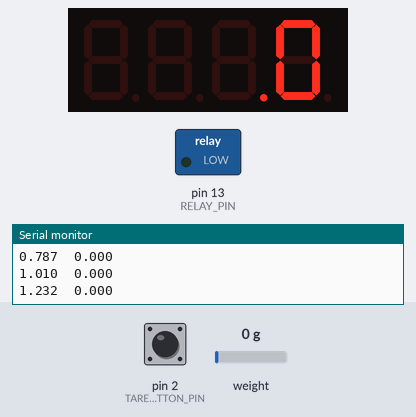
Simulated run of this sketch. Board: Arduino Uno, built with avr-gcc and run on an emulated ATmega328P. Shown: 4-digit seven-segment display, switched loads named in the sketch (green lamp = pin HIGH), the last lines printed to the serial monitor. The test bench sets the inputs (shaded band); at power-on: weight on the scale 0 g, pin 2 (TARE_BUTTON_PIN) HIGH.

Above: at 1.3 s.
1.4 s: weight on the scale set to 3750 g
At 1.9 s:
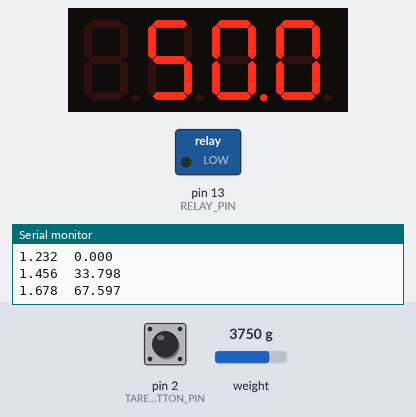
4.4 s: pin 2 (TARE_BUTTON_PIN) pulled LOW for 0.15 s
At 4.73 s:
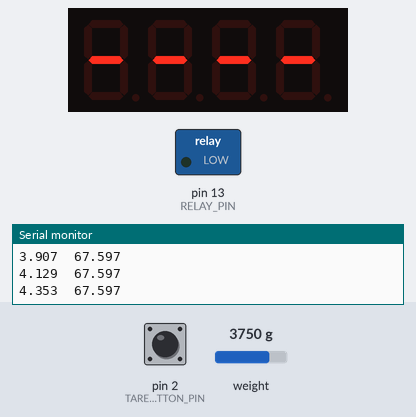
6.3 s: weight on the scale set to 100 g
At 8.55 s:
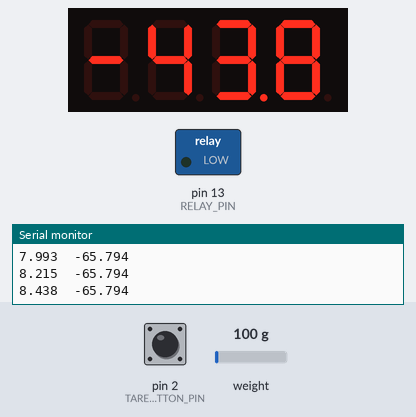
9.3 s: weight on the scale set to 1250 g
At 9.9 s:
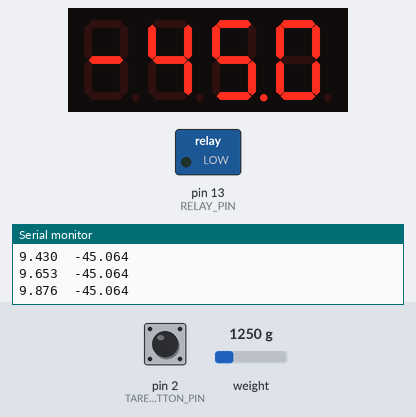
10.9 s: pin 2 (TARE_BUTTON_PIN) pulled LOW for 1 s
At 11.9 s:
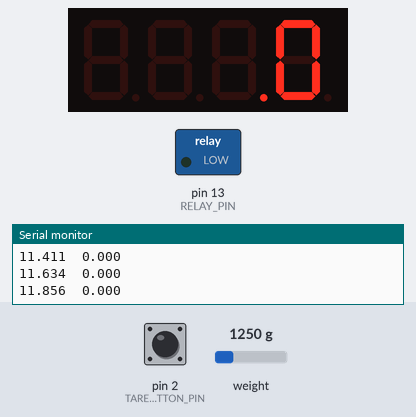
Timing chart, 0 to 13.9 s (numbered marks = the images above; inputs shaded):
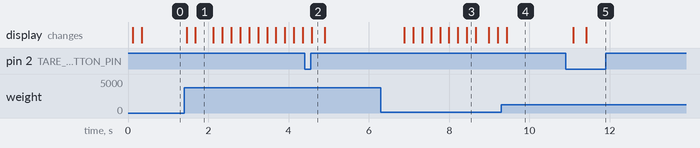

Measured:
- after the input at 1.4 s, the display: first changes after 0.06 s (image 1 shows a later state)
- after the input at 4.4 s, the display: changes after 0.18 s (image 2)
- after the input at 6.3 s, the display: first changes after 0.58 s (image 3 shows a later state)
- after the input at 9.3 s, the display: changes after 0.13 s (image 4)
- after the input at 10.9 s, the display: first changes after 0.19 s (image 5 shows a later state)
- what the display in image 1 shows lasts 0.4 s, from 1.7 s to 2.1 s

The sketch:

force_meter.ino
```cpp
/**********************************************
 *  Force meter sketch for Arduino UNO
 *  shows force value (in kgf) on display
 *  By Andrey Likhobabin andreylikhobabin@ya.ru
 *  2019
***********************************************/
#include <Arduino.h>
#include <TM1637Display.h>  // https://github.com/avishorp/TM1637
#include "HX711.h"          // https://github.com/bogde/HX711


/**********************************************
 *  Pinout configuration
***********************************************/
// HX711 - ADC converter https://ru.aliexpress.com/item/33046037411.html?spm=a2g0s.9042311.0.0.5f8a33edzvRB08
#define HX711_DOUT_PIN 5
#define HX711_SCK_PIN 6

// TM1637 - Display module https://www.aliexpress.com/item/32797695630.html?spm=a2g0s.9042311.0.0.27424c4dyNtc2z
#define TM1637_CLK_PIN 3
#define TM1637_DIO_PIN 4

#define TARE_BUTTON_PIN 2 // should be ONLY 2 becasue of interrupt

// Relay for triggering when force in defined limits
#define RELAY_PIN 13


/**********************************************
 *  Constants
***********************************************/
#define SERIAL_OUTPUT  // enable serial output with force values

#define ADC_GAIN 64 // hx711 gain factor - 32(channel B), 64(channel A), 128(channel A)

// force limits
#define MAX_FORCE 50
#define MIN_FORCE -50

// force trigger configuration
// trigger releses when
//    (f_cur > (FORCE_TRIGGER_THRESHOLD - FORCE_TRIGGER_GAP))
//  and
//    (f_cur < (FORCE_TRIGGER_THRESHOLD + FORCE_TRIGGER_GAP))
//  during FORCE_TRIGGER_TIME_MS
// where f_cur is current averaged force
#define FORCE_TRIGGER_THRESHOLD 160
#define FORCE_TRIGGER_GAP 1
#define FORCE_TRIGGER_TIME_MS 3000

#define FORCE_TRIGGER_RELAY_HIGH_TIME_MS 1000 // time period for high state of relay when force trigger released

const long SCALE_FACTOR = 23300;          // how many ADC values in one kilo
const unsigned long ADC_AVG_TIME_MS = 200;// during this time adc-measurmetnts will be averaged
const unsigned long DELAY_MS = 300;       // delays, used in different places
const uint8_t DISPLAY_BRIGHTNESS = 0xff;  // display brightness

// sumbols for display
const uint8_t DISPLAY_TARE[] = { SEG_G, SEG_G, SEG_G, SEG_G }; // '----'
const uint8_t DISPLAY_ERROR[] = { SEG_A | SEG_F | SEG_E | SEG_D | SEG_G, SEG_G | SEG_E, SEG_G | SEG_E, SEG_G | SEG_E }; // 'Err'
const uint8_t DISPLAY_TRIGGER[] = {SEG_A | SEG_F | SEG_E | SEG_G, SEG_F | SEG_E | SEG_D, SEG_A | SEG_B | SEG_C | SEG_E | SEG_F | SEG_G, SEG_A | SEG_C | SEG_D | SEG_F | SEG_G }; // 'FLAS'

const int LAST_MEASURMENTS_SIZE = 10; // Max_force mode - display shows max value from last measurments

/**********************************************
 *  Global variables
***********************************************/
HX711 scale_sensor;
TM1637Display display(TM1637_CLK_PIN, TM1637_DIO_PIN);

bool tare_pressed = false;

long adc_tare_value = 0;            // ADC value when tenzo unloaded
bool display_blink_state_on = true;

unsigned long force_trigger_start = 0;    // time when first force trigger conidions released

float last_measurments[LAST_MEASURMENTS_SIZE];


void setup()
{
  pinMode(TARE_BUTTON_PIN, INPUT_PULLUP);
  attachInterrupt(digitalPinToInterrupt(TARE_BUTTON_PIN), tare_button_func, FALLING);

  pinMode(RELAY_PIN, OUTPUT);
  digitalWrite(RELAY_PIN, LOW);

  #ifdef SERIAL_OUTPUT
    Serial.begin(38400);
  #endif

  scale_sensor.begin(HX711_DOUT_PIN, HX711_SCK_PIN);
  scale_sensor.set_gain(ADC_GAIN);
  adc_tare_value = scale_sensor.read();

  display.setBrightness(DISPLAY_BRIGHTNESS, true);
  display.clear();

}


void loop()
{
  bool blink_mode = false;
  bool scale_sensor_error = false;

  // ADC reading
  long adc_sum = 0;
  int num_of_reading = 0;
  unsigned long start = millis();
  while ((millis() - start) < ADC_AVG_TIME_MS)
  {
    if (scale_sensor.wait_ready_timeout(ADC_AVG_TIME_MS))
    {
      adc_sum += scale_sensor.read();
      num_of_reading++;
    }
    else
    {
      scale_sensor_error = true;
      break;
    }
  }
  float adc_avg = adc_sum/num_of_reading;

  // zerroing ADC (pressing Tare button from interrupt)
  if (tare_pressed)
  {
    adc_tare_value = adc_avg;
    tare_pressed = false;

    // show minuses for a short time
    display.setSegments(DISPLAY_TARE);
    delay(DELAY_MS);
  }

  // convert ADC to force,kg
  float force_kg = (adc_avg - adc_tare_value) / SCALE_FACTOR;

  // check conditions for force trigger
  if ((force_kg > (FORCE_TRIGGER_THRESHOLD - FORCE_TRIGGER_GAP)) and (force_kg < (FORCE_TRIGGER_THRESHOLD + FORCE_TRIGGER_GAP)))
  {
    // force is in limit, let's chech time
    blink_mode = true;
    if (force_trigger_start == 0)
      force_trigger_start = millis();
    else
    {
      unsigned long force_trigger_duration = millis() - force_trigger_start; // current time period for force trigger conidions
      if (force_trigger_duration > FORCE_TRIGGER_TIME_MS)
      {
        // trigger is released - let's release relay
        digitalWrite(RELAY_PIN, HIGH);
        display.setBrightness(DISPLAY_BRIGHTNESS, true);  // Turn on
        display.setSegments(DISPLAY_TRIGGER);
        delay(FORCE_TRIGGER_RELAY_HIGH_TIME_MS);
        digitalWrite(RELAY_PIN, LOW);
        force_trigger_start = 0;
      }
    }
  }
  else
    force_trigger_start = 0;


  // display force
  if (scale_sensor_error)
  {
    display.setSegments(DISPLAY_ERROR);
    blink_mode = true;
    delay(DELAY_MS);
  }
  else
  {
    float display_value = force_kg;

    // check for valid limits
    if (display_value < MIN_FORCE)
      display_value = MIN_FORCE;
    if (display_value > MAX_FORCE)
      display_value = MAX_FORCE;
    if ((display_value == MAX_FORCE) or (display_value == MIN_FORCE))
      blink_mode = true;

    // shift stored values to left (zero index gone)
    for (int i=0; i<LAST_MEASURMENTS_SIZE-1; i++)
      last_measurments[i] = last_measurments[i+1];
    // store new value to the last index
    last_measurments[LAST_MEASURMENTS_SIZE-1] = display_value;

    // find max
    float max_value = MIN_FORCE;
    for (int i=0; i<LAST_MEASURMENTS_SIZE; i++)
    {
      if (last_measurments[i] > max_value)
        max_value = last_measurments[i];
    }

    display_value = max_value;

    int value_x10_int = int(display_value*10);
    display.showNumberDecEx(value_x10_int, (0x80 >> 2), false);
  }
  if (blink_mode)
  {
    display.setBrightness(DISPLAY_BRIGHTNESS, display_blink_state_on);  // Turn off/on
    display_blink_state_on = !display_blink_state_on;
  }
  else
    display.setBrightness(DISPLAY_BRIGHTNESS, true);  // Turn on

  #ifdef SERIAL_OUTPUT
    Serial.print(millis()/1000.0, 3);
    Serial.print("\t");
    Serial.println(force_kg, 3);
  #endif

}


void tare_button_func()
{
  tare_pressed = true;
}
```
